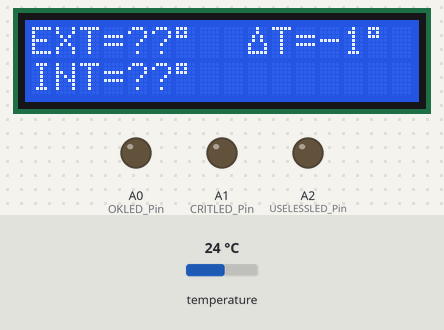
Simulated run of this sketch. Board: Arduino Uno, built with avr-gcc and run on an emulated ATmega328P. Parts: 16×2 character LCD, output pins drawn as LEDs (lit = HIGH). Inputs (shaded band) come from the test bench; at power-on: temperature 24 °C.

Above: at 1.2 s.
1.3 s: temperature set to 30.5 °C
At 3.5 s:
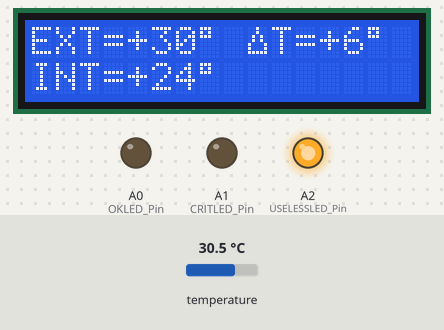
5.8 s: temperature set to 31.7 °C
At 10.1 s:
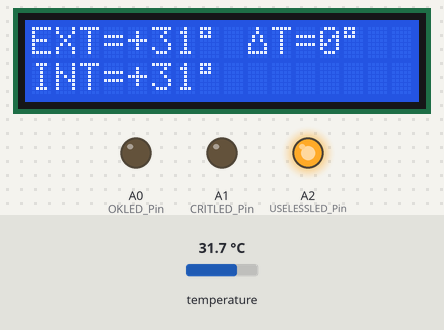
10.3 s: temperature set to 12 °C
At 12.5 s:
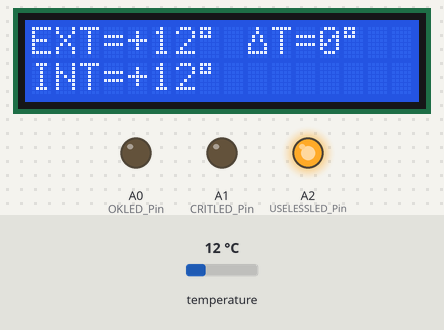
13.6 s: temperature set to 18.5 °C
At 15.1 s:
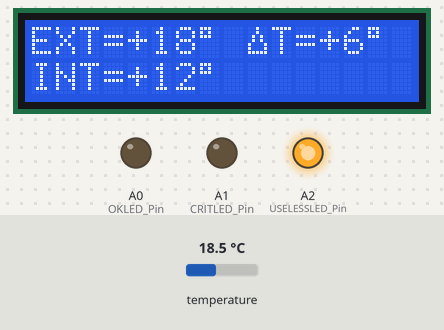
18.1 s: temperature set to 19.3 °C
At 20.2 s:
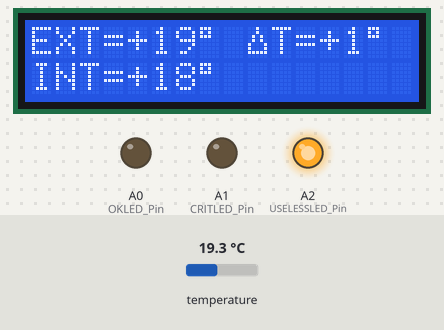
Timing chart, 0 to 21.7 s (numbered marks = the images above; inputs shaded):
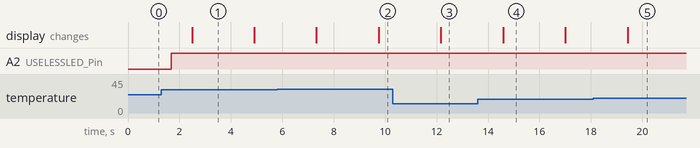

Measured:
- the behaviour switches between 30.9 and 31 °C on temperature (found by bisection; images 1 and 2)
- after the input at 1.3 s, the display: changes after 1.2 s (image 1)
- after the input at 5.8 s, the display: first changes after 1.5 s (image 2 shows a later state)
- after the input at 10.3 s, the display: changes after 1.9 s (image 3)
- after the input at 13.6 s, the display: changes after 0.99 s (image 4)
- after the input at 18.1 s, the display: changes after 1.3 s (image 5)
- what the display in image 1 shows lasts 2.4 s, from 2.5 s to 4.9 s

The sketch:

firmware.ino
```cpp
#include <LiquidCrystal.h>
#include <OneWire.h>

#define CRITICAL_THRESH   7
#define OK_THRESH         18

#define TEMPERATURE_UNDEFINED -32768

const int RS_Pin = 2;
const int E_Pin = 3;
const int D4_Pin = 4;
const int D5_Pin = 5;
const int D6_Pin = 6;
const int D7_Pin = 7;
const int TEMP_Pin = 12;

const int USELESSLED_Pin = A2;
const int CRITLED_Pin = A1;
const int OKLED_Pin = A0;

const byte CHAR_DELTA[8] =
{
  B00100,
  B00100,
  B01010,
  B01010,
  B10001,
  B10001,
  B11111,
  B00000
};

int internalTemperature = TEMPERATURE_UNDEFINED;
int externalTemperature = TEMPERATURE_UNDEFINED;
const byte INTERNAL_THERMOMETER[] = { 0x28, 0x73, 0xA6, 0xA2, 0x0A, 0x00, 0x00, 0xB4 }; // edit with right 1-wire address
const byte EXTERNAL_THERMOMETER[] = { 0x28, 0xAA, 0x39, 0xA3, 0x0A, 0x00, 0x00, 0xB1 };

LiquidCrystal lcd(RS_Pin, E_Pin, D4_Pin, D5_Pin, D6_Pin, D7_Pin);
OneWire thermometer(TEMP_Pin);

enum INDICATOR_STATE {
  INDICATOR_USELESS,
  INDICATOR_CRITICAL,
  INDICATOR_OK,
  INDICATOR_OFF
};

void setup() {
  // initialize serial
  Serial.begin(115200);

  // set led pins as OUTPUT
  pinMode(USELESSLED_Pin, OUTPUT);
  pinMode(CRITLED_Pin, OUTPUT);
  pinMode(OKLED_Pin, OUTPUT);
  // set their default value
  setIndicator(INDICATOR_OFF);

  // initialize lcd
  lcd.begin(16, 2);
  lcd.clear();

  // create special character
  lcd.createChar(0, CHAR_DELTA);

  // write UI text
  lcd.setCursor(0, 0);
  lcd.print("EXT=" + formatTemperature(externalTemperature));
  lcd.setCursor(0, 1);
  lcd.print("INT=" + formatTemperature(internalTemperature));

  lcd.setCursor(9, 0);
  lcd.write(byte(0));
  lcd.print("T=" + formatTemperature(0xFFFF));

  internalTemperature = -12;
}

void loop() {
byte address[8];

  // get temperature
  internalTemperature = (int)getTemperature(INTERNAL_THERMOMETER);
  externalTemperature = (int)getTemperature(EXTERNAL_THERMOMETER);

  // check delta temperature and set indicator
  int deltaTemp = externalTemperature - internalTemperature;
  if (deltaTemp >= OK_THRESH) {
    setIndicator(INDICATOR_OK);
  } else if (deltaTemp >= CRITICAL_THRESH) {
    setIndicator(INDICATOR_CRITICAL);
  } else {
    setIndicator(INDICATOR_USELESS);
  }

  // wait
  delay(800);
  // write top temp
  lcd.setCursor(4, 0);
  lcd.print(formatTemperature(externalTemperature));
  // write bottom temp
  lcd.setCursor(4, 1);
  lcd.print(formatTemperature(internalTemperature));
  // write delta
  lcd.setCursor(12, 0);
  lcd.print(formatTemperature(deltaTemp));

}

float getTemperature(const byte addr[]) {
  // the incoming data
  byte data[9];

  // resets the 1-wire bus, selects the sensor
  thermometer.reset();
  thermometer.select(addr);
  // asks for a measure and waits for the end of it
  thermometer.write(0x44, 1);
  delay(800);
  // resets the bus, select the sensor and asks for a data read
  thermometer.reset();
  thermometer.select(addr);
  thermometer.write(0xBE);
  // reading the data
  for (byte i = 0; i < 9; i++) {
    data[i] = thermometer.read();
  }
  // computing temperature
  return (int16_t) ((data[1] << 8) | data[0]) * 0.0625;
}

String formatTemperature(int temperature) {
  // create string
  String text;
  // write sign
  text += (temperature == TEMPERATURE_UNDEFINED ? "" : (temperature > 0 ? "+" : (temperature < 0 ? "-" : "")));
  // write temperature
  text += (temperature == TEMPERATURE_UNDEFINED ? "??" : String(abs(temperature)));
  // write unit
  text += ((char)223);
  //text += "C";
  // pad, length should be 5
  while (text.length() < 5) {
    text += " ";
  }
  // return
  return text;
}

void setIndicator(INDICATOR_STATE state) {
  // set leds
  digitalWrite(USELESSLED_Pin, state == INDICATOR_USELESS);
  digitalWrite(CRITLED_Pin, state == INDICATOR_CRITICAL);
  digitalWrite(OKLED_Pin, state == INDICATOR_OK);
}
```
